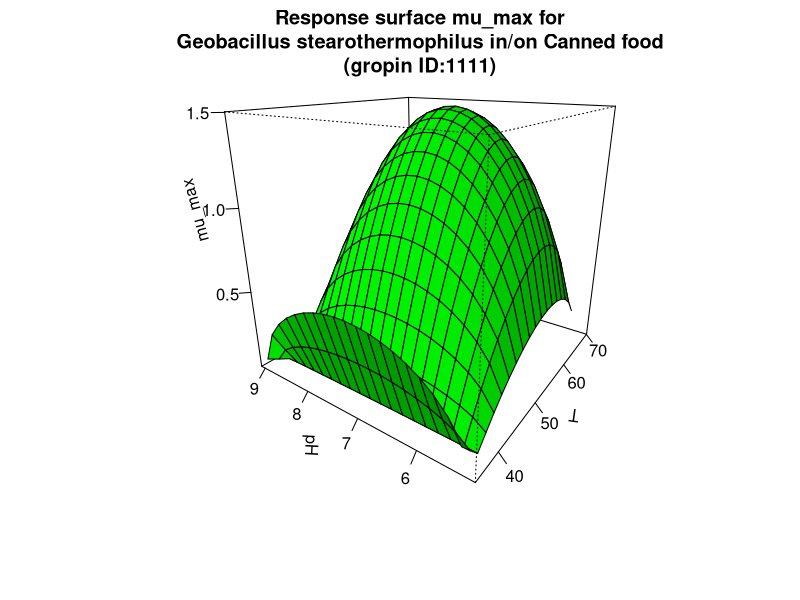

The R script that drew this image:
#############################
# start of Parameter script
#############################
T <- seq(34.965034965035,70.07,length.out=21)
pH <- seq(5.15484515484516,9.08908,length.out=21)
#############################
# end of Parameter script
#############################
############################# 
# start of Model script Gropin ID 1111 
#############################
 
# constant coefficients for this model
 
variables <- data.frame(T,pH)
argumentsPar <- expand.grid(variables)
 
# heart of the model
response_surface <- function(T,pH) {
   mumax <-sqrt(2.26*((T-68.02)*((T-38.52)^2)/(((57.59-38.52)^(2-1))*((57.59-38.52)*(T-57.59)-(57.59-68.02)*((2-1)*57.59+38.52-2*T))))*((pH-8.91)*((pH-5.27)^1)/(((7.17-5.27)^(0))*((7.17-5.27)*(pH-7.17)-(7.17-8.91)*((0)*7.17+5.27-1*pH)))))

return(mumax=mumax)
} 

# output parameters
mumax <- cbind(argumentsPar,response_surface(argumentsPar['T'],argumentsPar['pH']))
colnames(mumax) <- c(colnames(argumentsPar),'mumax')
#############################
# End of Model script
#############################
############################# 
# start of Visualisation script Gropin ID 1111 
#############################
persp(T,pH,matrix(unlist(mumax$mumax),nrow=21),col = 'green',xlab='T',ylab='pH',zlab='mu_max',main='Response surface mu_max for
Geobacillus stearothermophilus in/on Canned food
(gropin ID:1111)',theta=305,phi=20,shade=0.25,ticktype = 'detailed')
#############################
# End of Visualisation script
#############################
